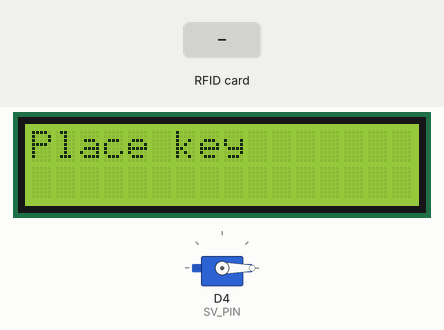
Bench run of a sketch on a simulated ESP8266 (NodeMCU). On the bench: 16×2 character LCD, servo. The test bench sets the inputs (shaded band). WiFi joins after 1.5 s; servers stay silent unless stated; what the sketch prints to the serial monitor is not drawn.

Above: at 2.8 s.
2.9 s: RFID card CB 4B 89 22 held to the reader
At 3.9 s:
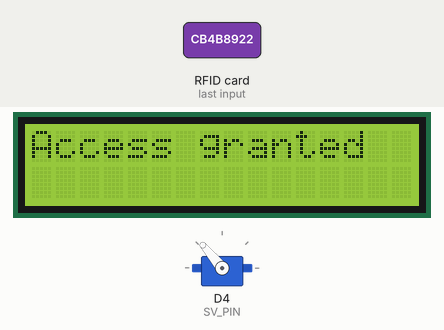
Timing chart, 0 to 14.4 s (numbered marks = the images above; inputs shaded):
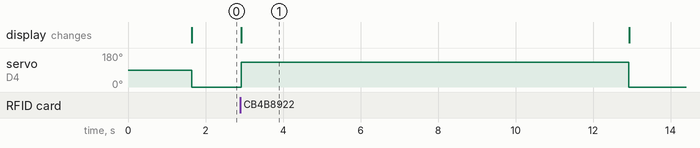

The sketch:

auth_system.ino
```cpp
#include <LiquidCrystal_PCF8574.h>
#include <Wire.h>
#include <SPI.h>
#include <MFRC522.h>
#include <ESP8266WiFi.h>
#include <ESP8266HTTPClient.h>
#include <Servo.h>

// Connections
#define SV_PIN  D4
#define SS_PIN  D3
#define RST_PIN D0
#define SDA_PIN D2
#define SCL_PIN D1

// Objects
Servo servo;
MFRC522 rfid(SS_PIN, RST_PIN);
LiquidCrystal_PCF8574 lcd(0x27);

WiFiClient client;
HTTPClient http;
String card_id;

// Constants
const char* SSID         = "iliadbox-615C99";
const char* PASSWORD     = "";
const String SERVER_ADDR = "192.168.1.31:5000";
const String MASTER_KEY  = "CB4B8922";


void setup_wifi()
{
  delay(10);

  Serial.println("[+] Connecting to " + String(SSID));

  WiFi.begin(SSID, PASSWORD);

  while (WiFi.status() != WL_CONNECTED) {
    Serial.print("[-] Reconnecting...");
    delay(500);
  }

  Serial.println("[+] WiFi Connected");
  Serial.print("[+] IP Address: ");
  Serial.println(WiFi.localIP());
}

void check_wifi()
{
  if (WiFi.status() != WL_CONNECTED) {
    Serial.println("[!] WiFi connection lost. Reconnecting...");
    setup_wifi();
  }
}

bool send_auth_request(String card_id)
{
  bool is_auth = false;

  String url = "http://" + SERVER_ADDR + "/api/v1/users/access_rfid?uid=" + card_id;

  http.begin(client, url);

  if (http.GET() == 200) {
    is_auth = true;
  }

  delay(100);
  http.end();

  return is_auth;
}

void print_on_lcd(String message)
{
  lcd.clear();
  lcd.setCursor(0, 0);
  lcd.print(message);
}

void setup()
{
  Serial.begin(9600);
  SPI.begin();
  rfid.PCD_Init();
  Wire.begin(SDA_PIN, SCL_PIN);
  lcd.begin(16, 2);
  servo.attach(SV_PIN);
  setup_wifi();

  lcd.setBacklight(255);
  servo.write(0);
  print_on_lcd("Place key");
}

void loop()
{
  check_wifi();

  if (rfid.PICC_IsNewCardPresent())
  {
    if (rfid.PICC_ReadCardSerial())
    {
      // Check if the card is supported
      if (rfid.PICC_GetType(rfid.uid.sak) != MFRC522::PICC_TYPE_MIFARE_1K)
        print_on_lcd("Access denied");
      else
      {
        // Read tag uid
        card_id = "";
        for (byte i = 0; i < rfid.uid.size; i++) {;
          card_id += String(rfid.uid.uidByte[i], HEX);
        }

        card_id.toUpperCase();

        if (card_id == MASTER_KEY) {
          print_on_lcd("Access granted");
          servo.write(130);
        } else if (send_auth_request(card_id)) {
          print_on_lcd("Access granted");
          servo.write(130);
        } else {
          print_on_lcd("Access denied");
        }
      }

      // Break communication
      rfid.PICC_HaltA();
      rfid.PCD_StopCrypto1();

      delay(10000);

      servo.write(0);
      print_on_lcd("Place key");
    }
  }
}
```

Measured:
- after the input at 2.9 s, servo on D4 (SV_PIN): 0° → 130° at once, → 0° 10.0 s later; the display: changes at once (image 1)
